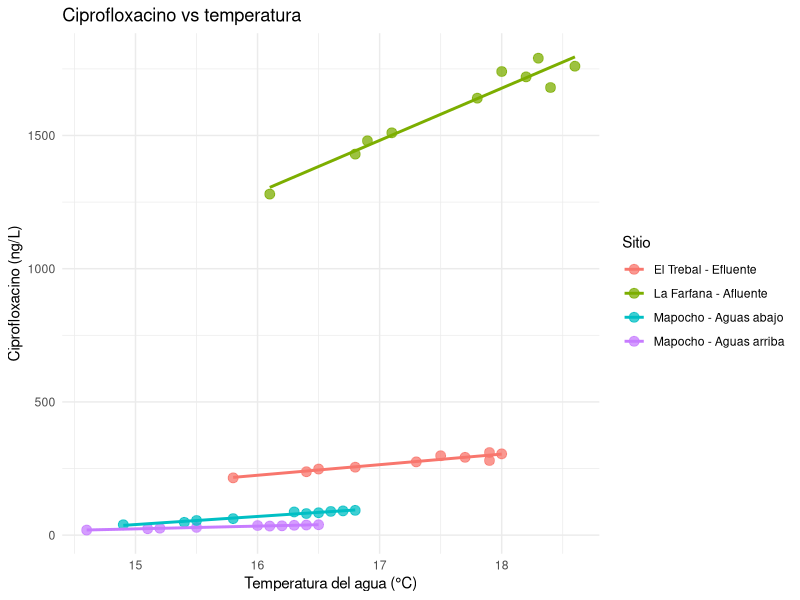
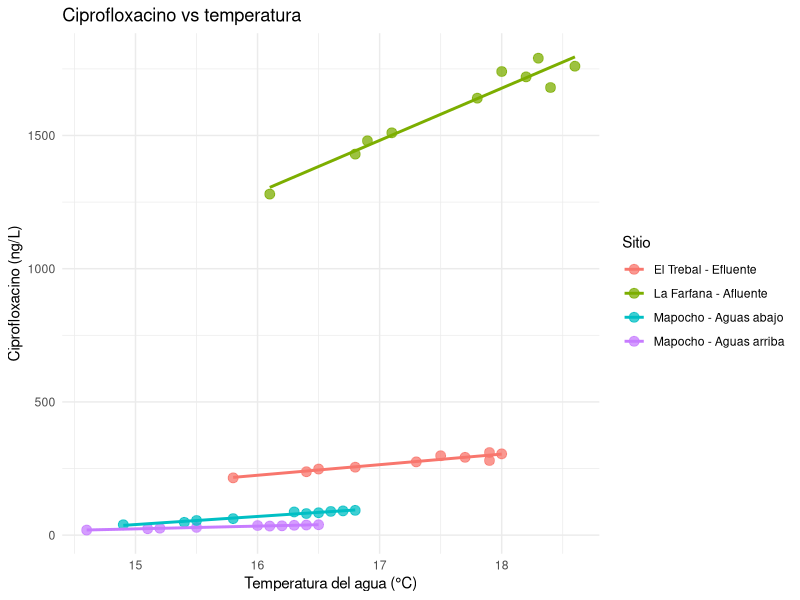

Write R code to recreate these figures, in order.
getwd()
library(tidyverse)
library(readxl)

# Importar datos
datos <- read_excel("datos_raw/Dataset_Trabajo_VDA.xlsx")

# Gráfico único: EDAR + Río
grafica<-ggplot(
  datos,
  aes(
    x = Temperatura_Agua_C,
    y = CIP_ng_L,
    color = Nombre_Sitio
  )
) +
  geom_point(size = 3, alpha = 0.75) +
  geom_smooth(
    method = "lm",
    se = FALSE
  ) +
  labs(
    title = "Ciprofloxacino vs temperatura",
    x = "Temperatura del agua (°C)",
    y = "Ciprofloxacino (ng/L)",
    color = "Sitio"
  ) +
  theme_minimal()
grafica
ggsave("C:/Users/crist/OneDrive/Documents/Trabajo_Final/figures/concetracion_temperatura_ciprofloxacino.png", plot=grafica)
